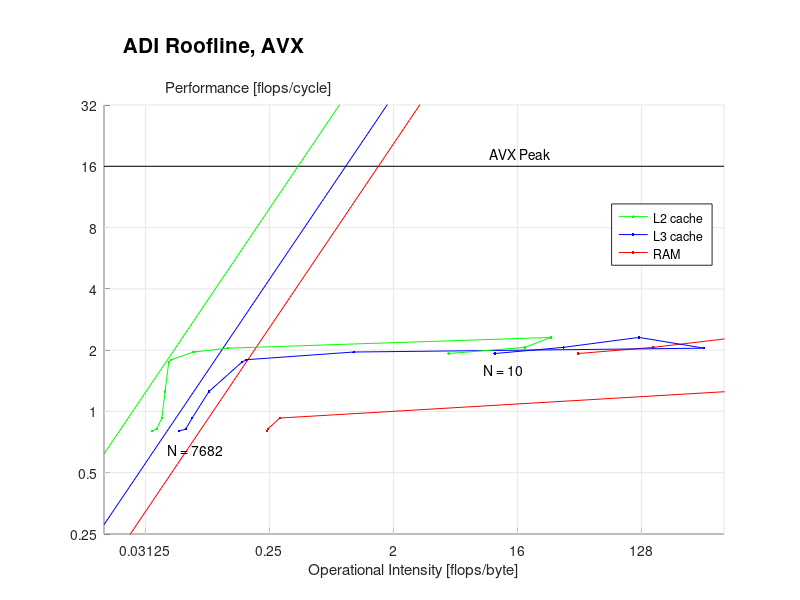

This chart was generated by the following MATLAB code:
clear;
left = -6;
right = 9;
bottom = -2;
top = 5;

% memory_bandwidth = 68; % GB/s
memory_bandwidth = (11000+14500)/2^10; % GB/s
clock_speed = 2.6; % GHz
scalar_peak = 4;
vector_peak = 4*scalar_peak;

% beta for main memory
betaRAM = memory_bandwidth*2^30/(clock_speed*10^9);

% betas for caches
betaL3 = 64/6.3 + 64/8.4;
betaL2 = 64/6.1 + 64/2.2;
betaL1 = 12*8;

I = [2^left 2^right];
MRAM = betaRAM*I;
ML3  = betaL3*I;
ML2  = betaL2*I;
ML1  = betaL1*I;
pi_s = [scalar_peak scalar_peak];
pi_v = [vector_peak vector_peak];

N = [10 18 34 66 122 242 482 962 1922 3842 7682];

perf_AVX  = [1.925 2.064 2.310 2.045 1.958...
             1.795 1.746 1.252 0.928 0.819 0.801];
I_L2_AVX  = [20.229 72.867 112.189 0.499 0.280...
             0.193 0.185 0.174 0.165 0.151 0.140];
I_L3_AVX  = [43.860 138.595 492.583 1467.446 4.109...
             0.681 0.631 0.363 0.274 0.246 0.220];
I_RAM_AVX = [177.625 625.597 2566.898 10078.278 35825.893...
             134162.791 266258.661 2165.317 1.192 0.974 0.963];
         
perf_scalar  = [1.549 1.720 1.693 1.670 1.625...
                1.417 1.315 0.968 0.669 0.640 0.638];
I_L2_scalar  = [19.604 63.431 26.669 0.431 0.244...
                0.159 0.151 0.143 0.137 0.125 0.111];
I_L3_scalar  = [39.736 141.312 483.390 1178.315 9.138...
                0.579 0.389 0.275 0.221 0.200 0.169];
I_RAM_scalar = [159.978 571.003 2232.055 8825.832 29795.005...
                119985.741 414843.750 2492.483 1.036 0.837 0.842];
         
perf_serial  = [0.734 0.526 0.480 0.459 0.449...
                0.443 0.441 0.374 0.333 0.305 0.274];
I_L2_serial  = [38.730 139.276 283.299 1.017 0.797...
                0.113 0.139 0.111 0.095 0.075 0.084];
I_L3_serial  = [77.529 319.366 1040.724 3515.800 173.098...
                1.444 0.379 0.629 0.132 0.111 0.118];
I_RAM_serial = [324.468 1279.427 5348.837 20733.198 73016.277...
                188433.814 989767.842 16011.485 2.335 1.913 1.941];

hold on;

xlim([left right]);
ylim([bottom top]);

xticks = (left+1):3:(right-1);
set(gca, 'XTick', xticks);
for j = 1:length(xticks)
  xtl{j} = num2str(2^xticks(j));
end
set(gca, 'XTickLabel', xtl);

yticks = bottom:1:top;
set(gca, 'YTick', yticks);
for j = 1:length(yticks)
  ytl{j} = num2str(2^yticks(j));
end
set(gca, 'YTickLabel', ytl);

% Obtain the tick mark locations
xtick = get(gca,'XTick'); 
xtick = [left xtick right];
% Obtain the limits of the y axis
ylims = get(gca,'Ylim');
% Create line data
X = repmat(xtick,2,1);
Y = repmat(ylims',1,size(xtick,2));
% Plot line data
h = plot(X,Y,'-k');
set(h,'Color',[0.9 0.9 0.9]);

% Obtain the tick mark locations
ytick = get(gca,'YTick');
% Obtain the limits of the x axis
xlims = get(gca,'Xlim');
% Create line data
Y = repmat(ytick,2,1);
X = repmat(xlims',1,size(ytick,2));
% Plot line data
h = plot(X,Y,'-k');
set(h,'Color',[0.9 0.9 0.9]);

% line([left left],[bottom top],'Color',[0.8 0.8 0.8]);
% line([left right],[bottom bottom],'Color',[0.8 0.8 0.8]);
% line([left right],[top top],'Color',[0.8 0.8 0.8]);
% line([right right],[top bottom],'Color',[0.8 0.8 0.8]);

% plot rooflines
% plot(log2(I),log2(pi_s),'-k');
plot(log2(I),log2(pi_v),'-k');
plot(log2(I),log2(MRAM),'-r');
plot(log2(I),log2(ML3), '-b');
plot(log2(I),log2(ML2), '-g');
% plot(log2(I),log2(ML1), '-k');

fac = 1/4;

h1 = plot(log2(fac*I_RAM_AVX),log2(perf_AVX),'-r.');
% h2 = plot(log2(fac*I_RAM_scalar),log2(perf_scalar),'-b.');
% h3 = plot(log2(fac*I_RAM_serial),log2(perf_serial),'-r.');

h2 = plot(log2(fac*I_L3_AVX),log2(perf_AVX),'-b.');
% plot(log2(fac*I_L3_scalar),log2(perf_scalar),'-b.');
% plot(log2(fac*I_L3_serial),log2(perf_serial),'-r.');

h3 = plot(log2(fac*I_L2_AVX),log2(perf_AVX),'-g.');
% plot(log2(fac*I_L2_scalar),log2(perf_scalar),'-b.');
% plot(log2(fac*I_L2_serial),log2(perf_serial),'-r.');

% h = text(log2(0.125),log2(4.4),'L3 Bandwidth');
% set(h, 'rotation', 57);
% 
% h = text(log2(0.52),log2(4.1),'RAM Bandwidth');
% set(h, 'rotation', 58);

% text(log2(8),log2(4.7),'Scalar Peak');
text(log2(10),log2(18.5),'AVX Peak');

text(log2(9),log2(1.6),'N = 10');
text(log2(0.045),log2(0.65),'N = 7682');

hold off;

legh = legend([h3 h2 h1],'L2 cache','L3 cache','RAM','Location','NorthEast');
vertOffset = (top - bottom)*-0.035;
set(legh,'Position',get(legh,'Position') + [0 vertOffset 0 0]);

xlabel('Operational Intensity [flops/byte]');
ylabel('Performance [flops/cycle]');
set(get(gca,'YLabel'),'Rotation',0);
ylabh = get(gca,'YLabel');
vertOffset = (top - bottom)*0.52;
horzOffset = (right - left)*0.305;
set(ylabh,'Position',get(ylabh,'Position') + [horzOffset vertOffset 0]);

set(gca,'Position',get(gca,'Position') - [0 0 0 0.1]);
h = title('ADI Roofline, AVX','FontSize', 15);
vertOffset = (top - bottom)*0.08;
horzOffset = (right - left)*-0.323;
set(h,'Position',get(h,'Position') + [horzOffset vertOffset 0]);

set(gcf,'color','w');